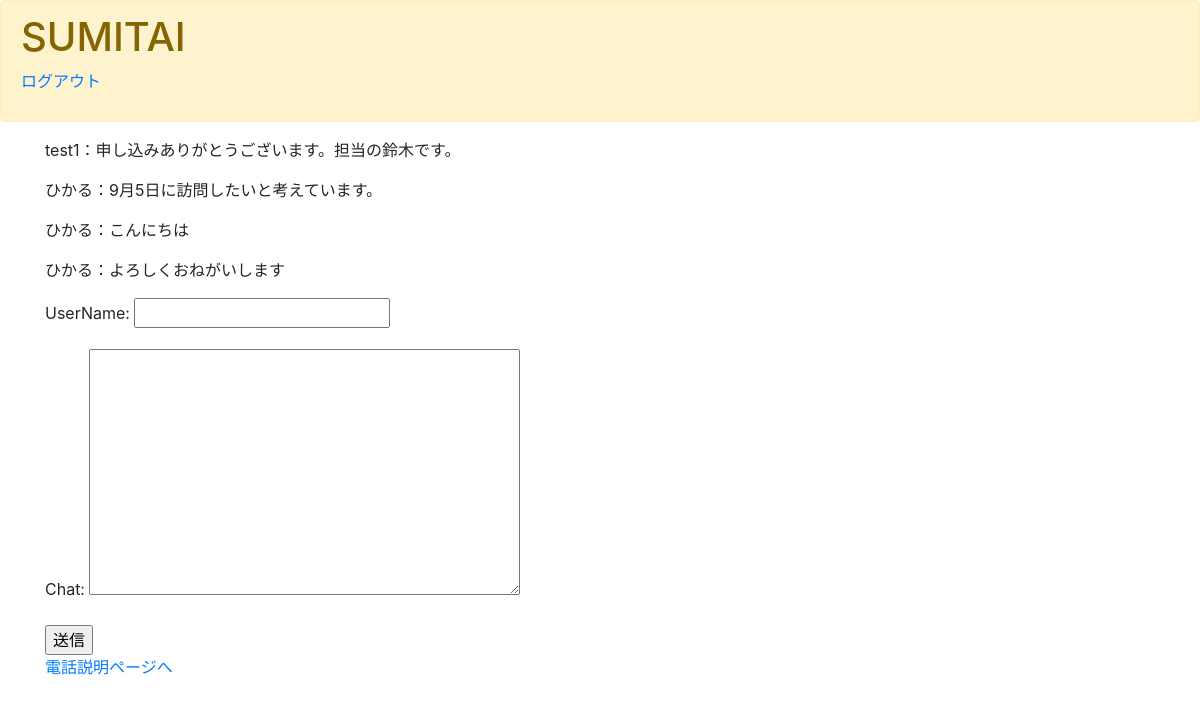
/ChatCreate/, run on an earlier commit of the app's database.
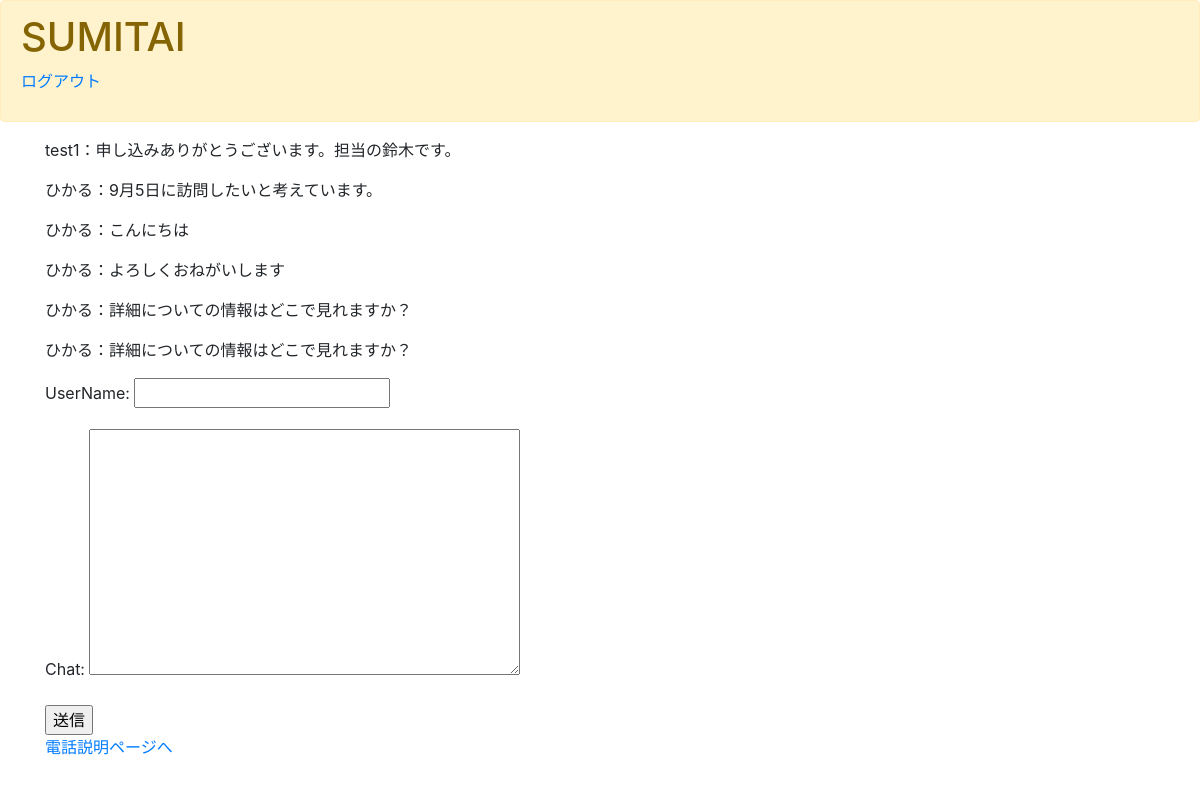
And on a later commit of the database.
### sumitai/models.py (models this page shows, shortened)
class ChatModel(models.Model) :
    userName=models.CharField(
        max_length=100,
        null=True,  #仮
    )
    chat = models.TextField(
        null=True,
    )

### sumitai/views.py (the view)
# urls.py: path('ChatCreate/',ChatCreate.as_view(), name='chatcreate'),
class ChatCreate(CreateView,ListView):
    template_name = 'ChatCreate.html'
    model = ChatModel
    fields = ('userName','chat')
    success_url = reverse_lazy('chatcreate')

### templates/ChatCreate.html (shortened to what this page needs)
{% extends 'base.html' %}
{% block content %}
<div class="container">
    {% for item in object_list %}
    <div class="item">
        <p>{{ item.userName }}：{{ item.chat }}</p>
    </div>
    {% endfor %}
</div>
<div class="container">
    <form action="" method="POST">{% csrf_token %}
        {{form.as_p}}
        <input type="submit" value="送信">
    </form>
</div>
<div class="container">
    <p><a href="{% url 'contractphone' %}">電話説明ページへ</a></p>
</div>
{% endblock content %}

What changed in the data, as far as the page shows it:
added ChatModel: userName "ひかる", chat "詳細についての情報はどこで見れますか？"
added ChatModel: userName "ひかる", chat "詳細についての情報はどこで見れますか？"
